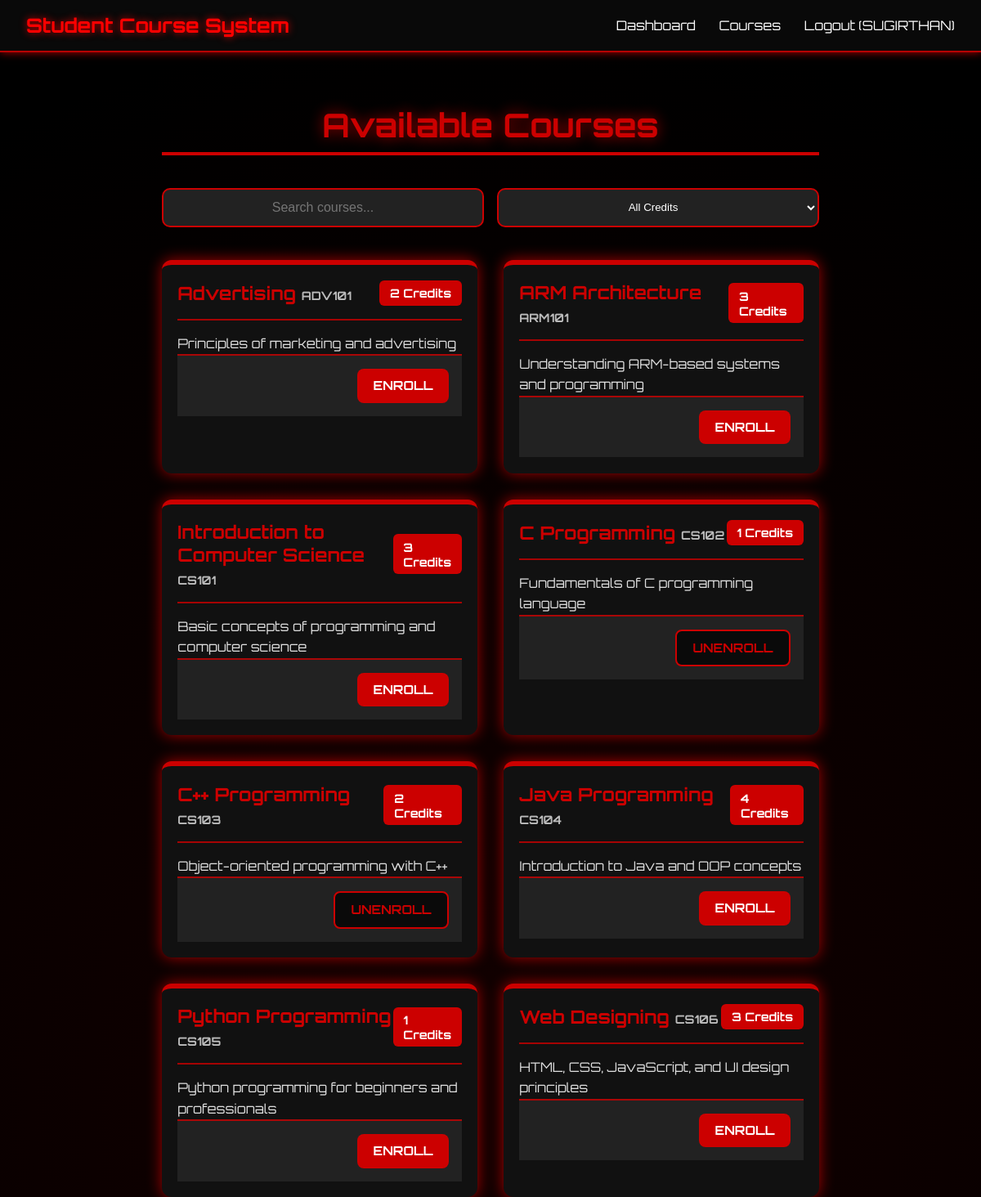
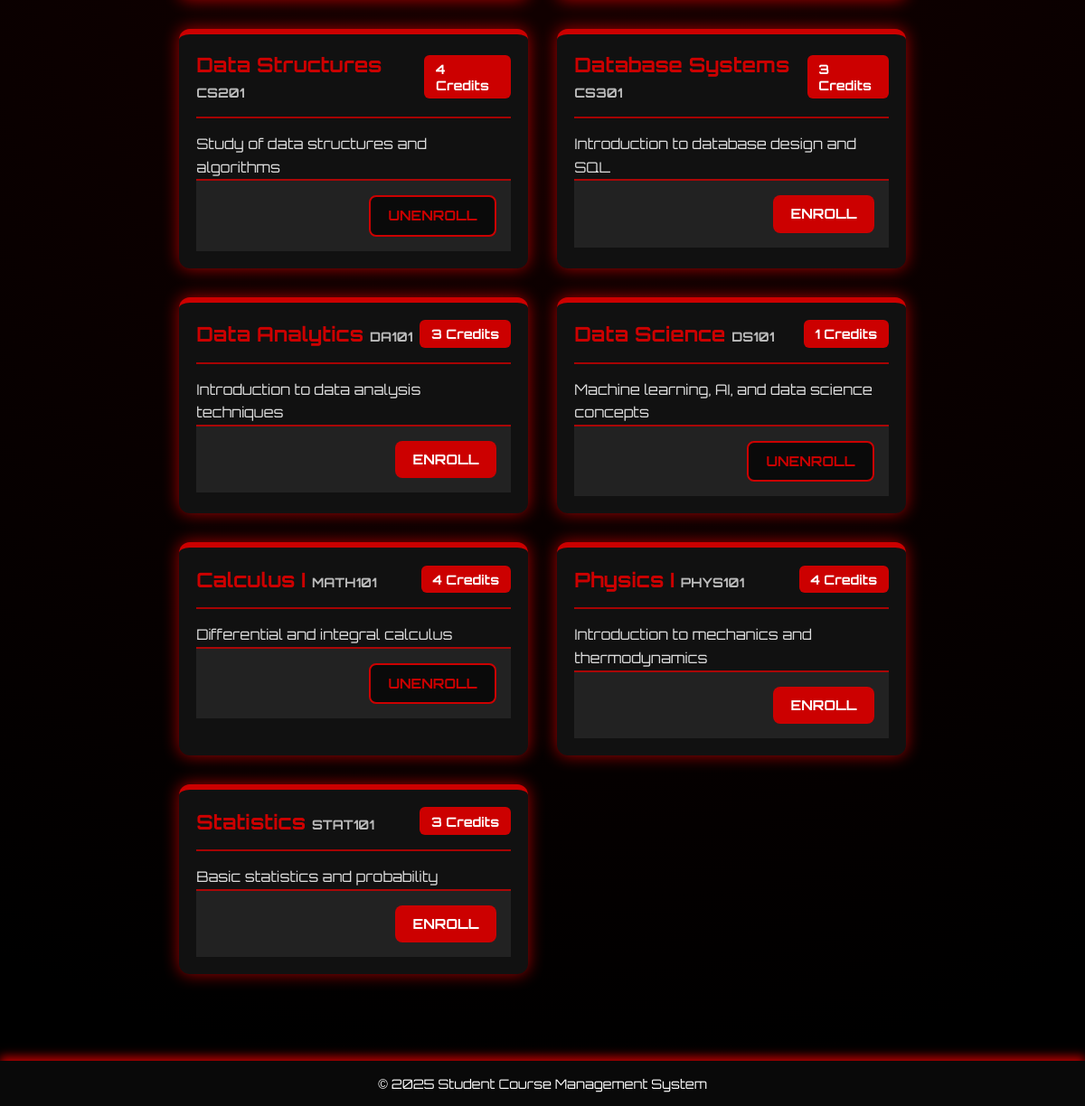
Screenshot of /courses (signed in) with the database file from the repository (2 pictures, top to bottom).
### tables this page shows
CREATE TABLE courses (
        id INTEGER PRIMARY KEY AUTOINCREMENT,
        code TEXT NOT NULL UNIQUE,
        title TEXT NOT NULL,
        description TEXT,
        credits INTEGER DEFAULT 3,
        created_at TIMESTAMP DEFAULT CURRENT_TIMESTAMP
    );

### app.py (the view)
@app.route('/courses')
@login_required
def courses():
    course_model = Course()
    enrollment_model = Enrollment()
    all_courses = course_model.get_all_courses()
    print("DEBUG: Courses fetched from DB:", all_courses)
    enrolled_courses = enrollment_model.get_enrolled_course_ids(session['user_id'])
    return render_template('courses.html',
                          courses=all_courses,
                          enrolled_courses=enrolled_courses,
                          is_admin=(session.get('user_role') == 'admin'))

### app.py (called while the page is built)
def login_required(f):
    @wraps(f)
    def decorated_function(*args, **kwargs):
        if 'user_id' not in session:
            flash('Please login first', 'danger')
            return redirect(url_for('login'))
        return f(*args, **kwargs)
    return decorated_function

### models.py (called while the page is built)
    def connect(self):
        try:
            self.connection = sqlite3.connect(DB_FILE)
            self.connection.row_factory = sqlite3.Row
        except Error as e:
            print(f"Error connecting to SQLite database: {e}")

    def execute_query(self, query, params=None):
        try:
            if not self.connection:
                self.connect()
            cursor = self.connection.cursor()
            cursor.execute(query, params or ())
            self.connection.commit()
            return cursor
        except Error as e:
            print(f"Error executing query: {e}")
            return None

    def fetch_all(self, query, params=None):
        cursor = self.execute_query(query, params)
        results = []
        if cursor:
            try:
                results = [dict(row) for row in cursor.fetchall()]
            finally:
                cursor.close()
        return results

    def get_all_courses(self):
        query = "SELECT * FROM courses ORDER BY code"
        return self.fetch_all(query)

    def get_enrolled_course_ids(self, user_id):
        query = "SELECT course_id FROM enrollments WHERE user_id = ?"
        results = self.fetch_all(query, (user_id,))
        return [result['course_id'] for result in results]

### templates/courses.html (shortened to what this page needs)
{% extends "base.html" %}
{% block styles %}
<link rel="stylesheet" href="{{ url_for('static', filename='css/courses.css') }}">
{% endblock %}
{% block content %}
<div class="courses-container">
    <h1 class="page-title">Available Courses</h1>
    <div class="course-filter">
        <input type="text" id="course-search" placeholder="Search courses...">
        <select id="credits-filter">
            <option value="">All Credits</option>
        </select>
    </div>
    <div class="course-list">
        {% if courses %}
            {% for course in courses %}
                <div class="course-item" data-credits="{{ course.credits }}">
                    <div class="course-header">
                        <h3>{{ course.title }} <span class="course-code">{{ course.code }}</span></h3>
                        <span class="course-credits">{{ course.credits }} Credits</span>
                    </div>
                    <p class="course-description">{{ course.description }}</p>
                    <div class="course-footer">
                        {% if is_admin %}
                            <div class="admin-actions">
                                <button class="btn-edit" data-course-id="{{ course.id }}"
                                        data-course-code="{{ course.code }}"
                                        data-course-title="{{ course.title }}"
                                        data-course-description="{{ course.description }}"
                                        data-course-credits="{{ course.credits }}">
                                    Edit
                                </button>
                                <a href="{{ url_for('delete_course', course_id=course.id) }}"
                                   class="btn-delete"
                                   onclick="return confirm('Are you sure you want to delete this course?')">
                                    Delete
                                </a>
                            </div>
                        {% else %}
                            {% if course.id in enrolled_courses %}
                                <a href="{{ url_for('unenroll', course_id=course.id) }}" class="btn-unenroll">Unenroll</a>
                            {% else %}
                                <a href="{{ url_for('enroll', course_id=course.id) }}" class="btn-enroll">Enroll</a>
                            {% endif %}
                        {% endif %}
                    </div>
                </div>
            {% endfor %}
        {% else %}
            <div class="empty-state">
                <p>No courses available.</p>
            </div>
        {% endif %}
    </div>
</div>
{% endblock %}

### static/css/base.css (style rules this page uses)
* { margin: 0; padding: 0; box-sizing: border-box; }
body { background: radial-gradient(circle at center, #110000 10%, #000 90%); color: white; font-family: 'Orbitron', sans-serif; }

### static/css/courses.css (style rules this page uses)
:root { --rich-red: #cc0000; --red-glow: rgba(204, 0, 0, 0.8); --dark-bg: #0a0a0a; --dark-card: #111; --text-light: #ffffff; --shadow-glow: 0px 0px 18px var(--red-glow); --transition: 0.3s ease-in-out; }
.courses-container { max-width: 1200px; margin: 0 auto; padding: 2rem 1rem; }
.courses-container h1 { color: var(--rich-red); margin-bottom: 2.5rem; padding-bottom: 0.5rem; border-bottom: 4px solid var(--rich-red); text-shadow: var(--shadow-glow); font-size: 2.5rem; text-align: center; }
input[type="text"], input[type="number"], textarea { width: 100%; padding: 0.8rem; background: #222; color: var(--text-light); border: 2px solid var(--rich-red); border-radius: 8px; font-size: 1rem; transition: var(--transition); }
.course-filter { display: flex; gap: 1rem; justify-content: center; margin-bottom: 2.5rem; }
#course-search, #credits-filter { flex: 1; background: #222; color: var(--text-light); border: 2px solid var(--rich-red); padding: 0.8rem; border-radius: 10px; text-align: center; }
.course-list { display: grid; grid-template-columns: repeat(auto-fill, minmax(320px, 1fr)); gap: 2rem; }
.course-item { background: var(--dark-card); border-radius: 12px; box-shadow: var(--shadow-glow); overflow: hidden; transition: var(--transition); padding: 1.2rem; border-top: 6px solid var(--rich-red); }
.course-header { padding-bottom: 1rem; display: flex; justify-content: space-between; align-items: center; color: var(--text-light); border-bottom: 2px solid var(--red-glow); }
.course-header h3 { margin: 0; font-size: 1.4rem; font-weight: bold; color: var(--rich-red); }
.course-code { font-size: 0.9rem; color: #bbb; }
.course-credits { background: var(--rich-red); color: var(--text-light); padding: 0.4rem 0.8rem; border-radius: 6px; font-size: 0.9rem; font-weight: bold; }
.course-description { padding-top: 1rem; color: #ddd; line-height: 1.6; }
.course-footer { padding: 1rem; background: #222; display: flex; justify-content: flex-end; border-top: 2px solid var(--red-glow); }
.btn-enroll, .btn-unenroll, .btn-edit, .btn-delete { padding: 0.7rem 1.2rem; border-radius: 8px; font-weight: 700; text-decoration: none; transition: var(--transition); font-size: 0.95rem; text-transform: uppercase; }
.btn-enroll { background: var(--rich-red); color: var(--text-light); }
.btn-unenroll { background: var(--dark-bg); color: var(--rich-red); border: 2px solid var(--rich-red); }

### rows the page displays
courses: title "Advertising", code "ADV101", credits "2", description "Principles of marketing and advertising"
courses: title "ARM Architecture", code "ARM101", credits "3", description "Understanding ARM-based systems and programming"
courses: title "Introduction to Computer Science", code "CS101", credits "3", description "Basic concepts of programming and computer science"
courses: title "C Programming", code "CS102", credits "1", description "Fundamentals of C programming language"
courses: title "C++ Programming", code "CS103", credits "2", description "Object-oriented programming with C++"
courses: title "Java Programming", code "CS104", credits "4", description "Introduction to Java and OOP concepts"
courses: title "Python Programming", code "CS105", credits "1", description "Python programming for beginners and professionals"
courses: title "Web Designing", code "CS106", credits "3", description "HTML, CSS, JavaScript, and UI design principles"
courses: title "Data Structures", code "CS201", credits "4", description "Study of data structures and algorithms"
courses: title "Database Systems", code "CS301", credits "3", description "Introduction to database design and SQL"
courses: title "Data Analytics", code "DA101", credits "3", description "Introduction to data analysis techniques"
courses: title "Data Science", code "DS101", credits "1", description "Machine learning, AI, and data science concepts"
courses: title "Calculus I", code "MATH101", credits "4", description "Differential and integral calculus"
courses: title "Physics I", code "PHYS101", credits "4", description "Introduction to mechanics and thermodynamics"
courses: title "Statistics", code "STAT101", credits "3", description "Basic statistics and probability"

### other values shown
{{ session.user_name }} "SUGIRTHAN"
